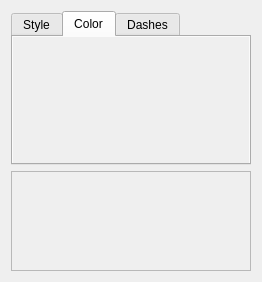
<?xml version="1.0" encoding="UTF-8"?>
<ui version="4.0">
 <class>StrokeStyleWidget</class>
 <widget class="QWidget" name="StrokeStyleWidget">
  <property name="geometry">
   <rect>
    <x>0</x>
    <y>0</y>
    <width>262</width>
    <height>282</height>
   </rect>
  </property>
  <property name="sizePolicy">
   <sizepolicy hsizetype="Expanding" vsizetype="Expanding">
    <horstretch>0</horstretch>
    <verstretch>0</verstretch>
   </sizepolicy>
  </property>
  <layout class="QVBoxLayout" name="main_layout">
   <item>
    <widget class="QTabWidget" name="tab_widget">
     <property name="sizePolicy">
      <sizepolicy hsizetype="Expanding" vsizetype="Preferred">
       <horstretch>0</horstretch>
       <verstretch>0</verstretch>
      </sizepolicy>
     </property>
     <property name="currentIndex">
      <number>1</number>
     </property>
     <widget class="QWidget" name="tab">
      <attribute name="title">
       <string>Style</string>
      </attribute>
      <layout class="QFormLayout" name="formLayout">
       <item row="0" column="0">
        <widget class="QLabel" name="label">
         <property name="text">
          <string>Width</string>
         </property>
        </widget>
       </item>
       <item row="0" column="1">
        <widget class="QDoubleSpinBox" name="spin_stroke_width">
         <property name="sizePolicy">
          <sizepolicy hsizetype="Expanding" vsizetype="Fixed">
           <horstretch>0</horstretch>
           <verstretch>0</verstretch>
          </sizepolicy>
         </property>
         <property name="toolTip">
          <string>Stroke Width</string>
         </property>
         <property name="maximum">
          <double>999.990000000000009</double>
         </property>
        </widget>
       </item>
       <item row="1" column="0">
        <widget class="QLabel" name="label_2">
         <property name="text">
          <string>Cap</string>
         </property>
        </widget>
       </item>
       <item row="1" column="1">
        <layout class="QHBoxLayout" name="layout_cap">
         <item>
          <widget class="QToolButton" name="button_cap_butt">
           <property name="toolTip">
            <string>Butt</string>
           </property>
           <property name="text">
            <string>Butt</string>
           </property>
           <property name="icon">
            <iconset theme="stroke-cap-butt">
             <normaloff>.</normaloff>.</iconset>
           </property>
           <property name="checkable">
            <bool>true</bool>
           </property>
          </widget>
         </item>
         <item>
          <spacer name="horizontalSpacer">
           <property name="orientation">
            <enum>Qt::Horizontal</enum>
           </property>
           <property name="sizeHint" stdset="0">
            <size>
             <width>40</width>
             <height>20</height>
            </size>
           </property>
          </spacer>
         </item>
         <item>
          <widget class="QToolButton" name="button_cap_round">
           <property name="toolTip">
            <string>Round</string>
           </property>
           <property name="text">
            <string>Round</string>
           </property>
           <property name="icon">
            <iconset theme="stroke-cap-round">
             <normaloff>.</normaloff>.</iconset>
           </property>
           <property name="checkable">
            <bool>true</bool>
           </property>
          </widget>
         </item>
         <item>
          <spacer name="horizontalSpacer_2">
           <property name="orientation">
            <enum>Qt::Horizontal</enum>
           </property>
           <property name="sizeHint" stdset="0">
            <size>
             <width>40</width>
             <height>20</height>
            </size>
           </property>
          </spacer>
         </item>
         <item>
          <widget class="QToolButton" name="button_cap_square">
           <property name="toolTip">
            <string>Square</string>
           </property>
           <property name="text">
            <string>Square</string>
           </property>
           <property name="icon">
            <iconset theme="stroke-cap-square">
             <normaloff>.</normaloff>.</iconset>
           </property>
           <property name="checkable">
            <bool>true</bool>
           </property>
          </widget>
         </item>
        </layout>
       </item>
       <item row="2" column="0">
        <widget class="QLabel" name="label_3">
         <property name="text">
          <string>Join</string>
         </property>
        </widget>
       </item>
       <item row="2" column="1">
        <layout class="QHBoxLayout" name="layout_join">
         <item>
          <widget class="QToolButton" name="button_join_bevel">
           <property name="toolTip">
            <string>Bevel</string>
           </property>
           <property name="text">
            <string>Bevel</string>
           </property>
           <property name="icon">
            <iconset theme="stroke-join-bevel">
             <normaloff>.</normaloff>.</iconset>
           </property>
           <property name="checkable">
            <bool>true</bool>
           </property>
          </widget>
         </item>
         <item>
          <spacer name="horizontalSpacer_3">
           <property name="orientation">
            <enum>Qt::Horizontal</enum>
           </property>
           <property name="sizeHint" stdset="0">
            <size>
             <width>40</width>
             <height>20</height>
            </size>
           </property>
          </spacer>
         </item>
         <item>
          <widget class="QToolButton" name="button_join_round">
           <property name="toolTip">
            <string>Round</string>
           </property>
           <property name="text">
            <string>Round</string>
           </property>
           <property name="icon">
            <iconset theme="stroke-join-round">
             <normaloff>.</normaloff>.</iconset>
           </property>
           <property name="checkable">
            <bool>true</bool>
           </property>
          </widget>
         </item>
         <item>
          <spacer name="horizontalSpacer_4">
           <property name="orientation">
            <enum>Qt::Horizontal</enum>
           </property>
           <property name="sizeHint" stdset="0">
            <size>
             <width>40</width>
             <height>20</height>
            </size>
           </property>
          </spacer>
         </item>
         <item>
          <widget class="QToolButton" name="button_join_miter">
           <property name="toolTip">
            <string>Miter</string>
           </property>
           <property name="text">
            <string>Miter</string>
           </property>
           <property name="icon">
            <iconset theme="stroke-join-miter">
             <normaloff>.</normaloff>.</iconset>
           </property>
           <property name="checkable">
            <bool>true</bool>
           </property>
          </widget>
         </item>
        </layout>
       </item>
       <item row="3" column="1">
        <layout class="QHBoxLayout" name="horizontalLayout_2">
         <item>
          <spacer name="horizontalSpacer_5">
           <property name="orientation">
            <enum>Qt::Horizontal</enum>
           </property>
           <property name="sizeHint" stdset="0">
            <size>
             <width>40</width>
             <height>20</height>
            </size>
           </property>
          </spacer>
         </item>
         <item>
          <widget class="QDoubleSpinBox" name="spin_miter">
           <property name="enabled">
            <bool>false</bool>
           </property>
           <property name="toolTip">
            <string>Miter Limit</string>
           </property>
           <property name="decimals">
            <number>2</number>
           </property>
           <property name="maximum">
            <double>999.990000000000009</double>
           </property>
          </widget>
         </item>
        </layout>
       </item>
      </layout>
     </widget>
     <widget class="QWidget" name="tab_3">
      <attribute name="title">
       <string>Color</string>
      </attribute>
      <layout class="QVBoxLayout" name="verticalLayout_3">
       <property name="leftMargin">
        <number>0</number>
       </property>
       <property name="topMargin">
        <number>0</number>
       </property>
       <property name="rightMargin">
        <number>0</number>
       </property>
       <property name="bottomMargin">
        <number>0</number>
       </property>
       <item>
        <widget class="QScrollArea" name="scrollArea">
         <property name="frameShape">
          <enum>QFrame::NoFrame</enum>
         </property>
         <property name="widgetResizable">
          <bool>true</bool>
         </property>
         <widget class="QWidget" name="scrollAreaWidgetContents">
          <property name="geometry">
           <rect>
            <x>0</x>
            <y>0</y>
            <width>240</width>
            <height>144</height>
           </rect>
          </property>
          <layout class="QVBoxLayout" name="verticalLayout_2">
           <property name="leftMargin">
            <number>0</number>
           </property>
           <property name="topMargin">
            <number>0</number>
           </property>
           <property name="rightMargin">
            <number>0</number>
           </property>
           <property name="bottomMargin">
            <number>0</number>
           </property>
           <item>
            <widget class="ColorSelector" name="color_selector" native="true"/>
           </item>
          </layout>
         </widget>
        </widget>
       </item>
      </layout>
     </widget>
     <widget class="QWidget" name="tab_2">
      <property name="enabled">
       <bool>false</bool>
      </property>
      <attribute name="title">
       <string>Dashes</string>
      </attribute>
     </widget>
    </widget>
   </item>
   <item>
    <widget class="QFrame" name="frame">
     <property name="sizePolicy">
      <sizepolicy hsizetype="Expanding" vsizetype="Expanding">
       <horstretch>0</horstretch>
       <verstretch>0</verstretch>
      </sizepolicy>
     </property>
     <property name="minimumSize">
      <size>
       <width>0</width>
       <height>64</height>
      </size>
     </property>
     <property name="maximumSize">
      <size>
       <width>16777215</width>
       <height>128</height>
      </size>
     </property>
     <property name="frameShape">
      <enum>QFrame::StyledPanel</enum>
     </property>
     <property name="frameShadow">
      <enum>QFrame::Raised</enum>
     </property>
    </widget>
   </item>
  </layout>
 </widget>
 <customwidgets>
  <customwidget>
   <class>ColorSelector</class>
   <extends>QWidget</extends>
   <header>widgets/shape_style/color_selector.hpp</header>
   <container>1</container>
   <slots>
    <signal>secondary_color_changed(QColor)</signal>
    <signal>current_color_changed(QColor)</signal>
    <signal>current_color_committed(QColor)</signal>
    <slot>set_secondary_color(QColor)</slot>
   </slots>
  </customwidget>
 </customwidgets>
 <resources/>
 <connections>
  <connection>
   <sender>button_join_miter</sender>
   <signal>toggled(bool)</signal>
   <receiver>spin_miter</receiver>
   <slot>setEnabled(bool)</slot>
   <hints>
    <hint type="sourcelabel">
     <x>244</x>
     <y>153</y>
    </hint>
    <hint type="destinationlabel">
     <x>244</x>
     <y>193</y>
    </hint>
   </hints>
  </connection>
  <connection>
   <sender>button_cap_butt</sender>
   <signal>clicked()</signal>
   <receiver>StrokeStyleWidget</receiver>
   <slot>check_cap()</slot>
   <hints>
    <hint type="sourcelabel">
     <x>69</x>
     <y>101</y>
    </hint>
    <hint type="destinationlabel">
     <x>91</x>
     <y>0</y>
    </hint>
   </hints>
  </connection>
  <connection>
   <sender>button_cap_round</sender>
   <signal>clicked()</signal>
   <receiver>StrokeStyleWidget</receiver>
   <slot>check_cap()</slot>
   <hints>
    <hint type="sourcelabel">
     <x>167</x>
     <y>113</y>
    </hint>
    <hint type="destinationlabel">
     <x>116</x>
     <y>0</y>
    </hint>
   </hints>
  </connection>
  <connection>
   <sender>button_cap_square</sender>
   <signal>clicked()</signal>
   <receiver>StrokeStyleWidget</receiver>
   <slot>check_cap()</slot>
   <hints>
    <hint type="sourcelabel">
     <x>244</x>
     <y>113</y>
    </hint>
    <hint type="destinationlabel">
     <x>255</x>
     <y>91</y>
    </hint>
   </hints>
  </connection>
  <connection>
   <sender>button_join_miter</sender>
   <signal>clicked()</signal>
   <receiver>StrokeStyleWidget</receiver>
   <slot>check_join()</slot>
   <hints>
    <hint type="sourcelabel">
     <x>244</x>
     <y>153</y>
    </hint>
    <hint type="destinationlabel">
     <x>243</x>
     <y>141</y>
    </hint>
   </hints>
  </connection>
  <connection>
   <sender>button_join_bevel</sender>
   <signal>clicked()</signal>
   <receiver>StrokeStyleWidget</receiver>
   <slot>check_join()</slot>
   <hints>
    <hint type="sourcelabel">
     <x>84</x>
     <y>138</y>
    </hint>
    <hint type="destinationlabel">
     <x>0</x>
     <y>128</y>
    </hint>
   </hints>
  </connection>
  <connection>
   <sender>button_join_round</sender>
   <signal>clicked()</signal>
   <receiver>StrokeStyleWidget</receiver>
   <slot>check_join()</slot>
   <hints>
    <hint type="sourcelabel">
     <x>167</x>
     <y>153</y>
    </hint>
    <hint type="destinationlabel">
     <x>261</x>
     <y>180</y>
    </hint>
   </hints>
  </connection>
  <connection>
   <sender>spin_stroke_width</sender>
   <signal>valueChanged(double)</signal>
   <receiver>StrokeStyleWidget</receiver>
   <slot>check_width(double)</slot>
   <hints>
    <hint type="sourcelabel">
     <x>176</x>
     <y>59</y>
    </hint>
    <hint type="destinationlabel">
     <x>239</x>
     <y>65</y>
    </hint>
   </hints>
  </connection>
  <connection>
   <sender>spin_miter</sender>
   <signal>valueChanged(double)</signal>
   <receiver>StrokeStyleWidget</receiver>
   <slot>check_miter(double)</slot>
   <hints>
    <hint type="sourcelabel">
     <x>176</x>
     <y>171</y>
    </hint>
    <hint type="destinationlabel">
     <x>257</x>
     <y>168</y>
    </hint>
   </hints>
  </connection>
  <connection>
   <sender>color_selector</sender>
   <signal>current_color_changed(QColor)</signal>
   <receiver>StrokeStyleWidget</receiver>
   <slot>check_color(QColor)</slot>
   <hints>
    <hint type="sourcelabel">
     <x>203</x>
     <y>158</y>
    </hint>
    <hint type="destinationlabel">
     <x>464</x>
     <y>203</y>
    </hint>
   </hints>
  </connection>
  <connection>
   <sender>color_selector</sender>
   <signal>current_color_committed(QColor)</signal>
   <receiver>StrokeStyleWidget</receiver>
   <slot>color_committed(QColor)</slot>
   <hints>
    <hint type="sourcelabel">
     <x>111</x>
     <y>111</y>
    </hint>
    <hint type="destinationlabel">
     <x>314</x>
     <y>121</y>
    </hint>
   </hints>
  </connection>
  <connection>
   <sender>spin_stroke_width</sender>
   <signal>editingFinished()</signal>
   <receiver>StrokeStyleWidget</receiver>
   <slot>commit_width()</slot>
   <hints>
    <hint type="sourcelabel">
     <x>223</x>
     <y>47</y>
    </hint>
    <hint type="destinationlabel">
     <x>324</x>
     <y>35</y>
    </hint>
   </hints>
  </connection>
 </connections>
 <slots>
  <slot>check_join()</slot>
  <slot>check_cap()</slot>
  <slot>check_color(QColor)</slot>
  <slot>check_width(double)</slot>
  <slot>check_miter(double)</slot>
  <slot>color_committed(QColor)</slot>
  <slot>commit_width()</slot>
 </slots>
</ui>
